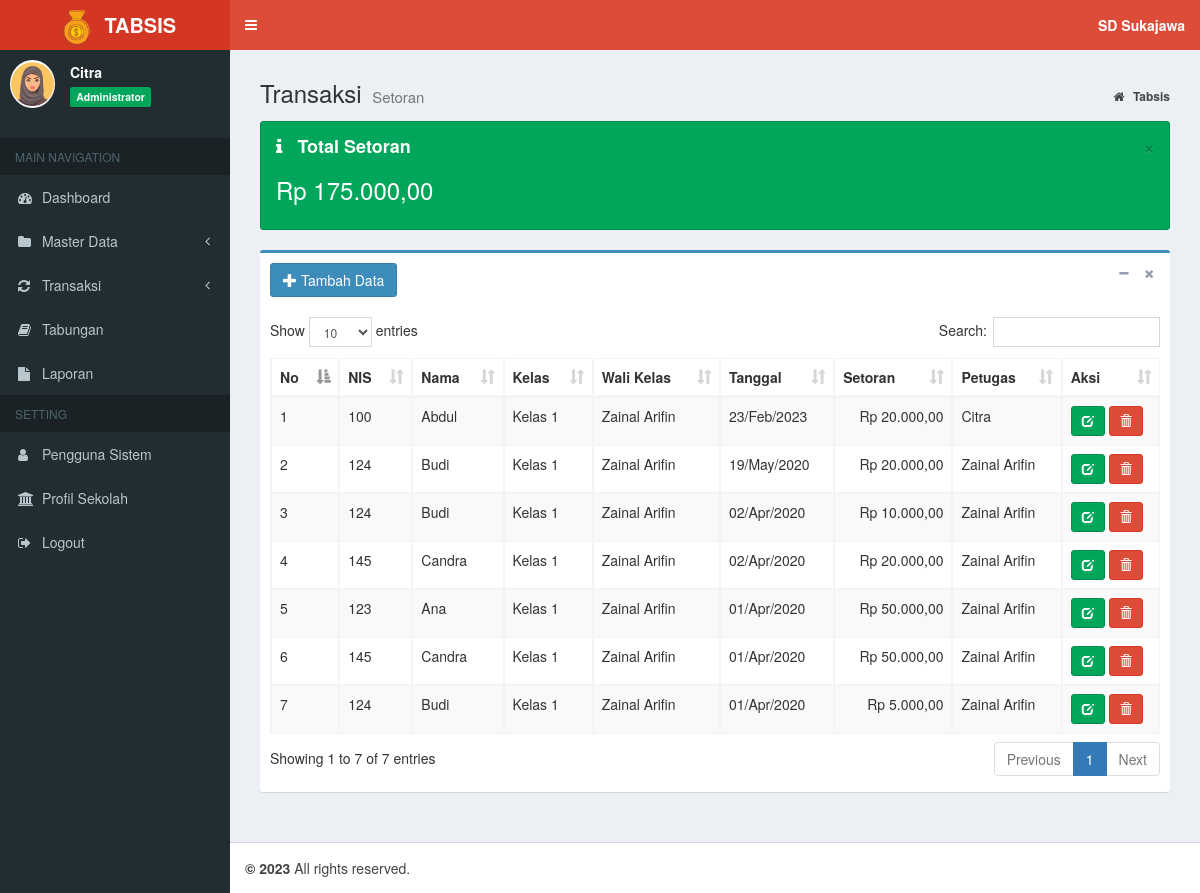
The app's page /index.php?page=data_setor (signed in) with its own data.
### tables this page shows
CREATE TABLE `tb_profil` (
  `id_profil` int(11) NOT NULL,
  `nama_sekolah` varchar(200) NOT NULL,
  `alamat` varchar(400) NOT NULL,
  `akreditasi` char(2) NOT NULL
);

CREATE TABLE `tb_siswa` (
  `nis` char(12) NOT NULL,
  `nama_siswa` varchar(40) NOT NULL,
  `jekel` enum('LK','PR') NOT NULL,
  `id_kelas` int(11) NOT NULL,
  `status` enum('Aktif','Lulus','Pindah') NOT NULL,
  `tgl_lahir` date NOT NULL
);

CREATE TABLE `tb_kelas` (
  `id_kelas` int(11) NOT NULL,
  `kelas` varchar(20) NOT NULL,
  `wl_kelas` varchar(20) NOT NULL
);

CREATE TABLE `tb_tabungan` (
  `id_tabungan` int(11) NOT NULL,
  `nis` char(12) NOT NULL,
  `setor` int(11) NOT NULL,
  `tarik` int(11) NOT NULL,
  `tgl` date NOT NULL,
  `jenis` enum('ST','TR') NOT NULL,
  `petugas` varchar(20) NOT NULL
);

### inc/rupiah.php (called while the page is built)
<?php
function rupiah($angka){
	$hasil_rupiah = "Rp " . number_format($angka,2,',','.');
	return $hasil_rupiah;
}

### petugas/setor/data_setor.php (the view, shortened to what this page needs)
<section class="content-header">
	<h1>
		Transaksi
		<small>Setoran</small>
	</h1>
	<ol class="breadcrumb">
		<li>
			<a href="index.php">
				<i class="fa fa-home"></i>
				<b>Tabsis</b>
			</a>
		</li>
	</ol>
</section>
<section class="content">
	<div class="alert alert-success alert-dismissible">
		<button type="button" class="close" data-dismiss="alert" aria-hidden="true">&times;</button>
		<h4>
			<i class="icon fa fa-info"></i> Total Setoran</h4>
		<?php
    		$sql = $koneksi->query("SELECT SUM(setor) as total  from tb_tabungan where jenis='ST'");
    		while ($data= $sql->fetch_assoc()) {
  		?>
		<h3>
			<?php echo rupiah($data['total']); }?>
		</h3>
	</div>
	<div class="box box-primary">
		<div class="box-header">
			<a href="?page=add_setor" class="btn btn-primary">
				<i class="glyphicon glyphicon-plus"></i> Tambah Data</a>
			<div class="box-tools pull-right">
				<button type="button" class="btn btn-box-tool" data-widget="collapse">
					<i class="fa fa-minus"></i>
				</button>
				<button type="button" class="btn btn-box-tool" data-widget="remove">
					<i class="fa fa-remove"></i>
				</button>
			</div>
		</div>
		<div class="box-body">
			<div class="table-responsive">
				<table id="example1" class="table table-bordered table-striped">
					<thead>
						<tr>
							<th>No</th>
							<th>NIS</th>
							<th>Nama</th>
							<th>Kelas</th>
							<th>Wali Kelas</th>
							<th>Tanggal</th>
							<th>Setoran</th>
							<th>Petugas</th>
							<th>Aksi</th>
						</tr>
					</thead>
					<tbody>
						<?php
                  $no = 1;
				  $sql = $koneksi->query("SELECT s.nis, s.nama_siswa,s.id_kelas, t.id_tabungan, t.setor, t.tgl, t.petugas, k.wl_kelas, k.kelas
				  FROM tb_siswa s
				  JOIN tb_tabungan t ON s.nis = t.nis
				  JOIN tb_kelas k ON s.id_kelas = k.id_kelas WHERE t.jenis = 'ST'
				   ORDER BY t.tgl DESC, t.id_tabungan DESC");
                  while ($data= $sql->fetch_assoc()) {
                ?>
						<tr>
							<td>
								<?php echo $no++; ?>
							</td>
							<td>
								<?php echo $data['nis']; ?>
							</td>
							<td>
								<?php echo $data['nama_siswa']; ?>
							</td>
							<td>
								<?php echo $data['kelas']; ?>
							</td>
							<td>
								<?php echo $data['wl_kelas']; ?>
							</td>
							<td>
								<?php  $tgl = $data['tgl']; echo date("d/M/Y", strtotime($tgl))?>
							</td>
							<td align="right">
								<?php echo rupiah($data['setor']); ?>
							</td>
							<td>
								<?php echo $data['petugas']; ?>
							</td>
							<td>
								<a href="?page=edit_setor&kode=<?php echo $data['id_tabungan']; ?>" title="Ubah"
								 class="btn btn-success btn-sm">
									<i class="glyphicon glyphicon-edit"></i>
								</a>
								<a href="?page=del_setor&kode=<?php echo $data['id_tabungan']; ?>" onclick="return confirm('Apakah anda yakin hapus data ini ?')"
								 title="Hapus" class="btn btn-danger btn-sm">
									<i class="glyphicon glyphicon-trash"></i>
							</td>
						</tr>
						<?php
                  }
                ?>
					</tbody>
				</table>
			</div>
		</div>
	</div>
</section>

### index.php (shortened to what this page needs)
<?php
    if (isset($_SESSION["ses_username"])==""){
		header("location: login.php");
    }else{
      $data_nama = $_SESSION["ses_nama"];
      $data_level = $_SESSION["ses_level"];
    }
    include "inc/koneksi.php";
	include "inc/rupiah.php";
	$sql = $koneksi->query("SELECT * from tb_profil");
	while ($data= $sql->fetch_assoc()) {
		$nama=$data['nama_sekolah'];
	}
?>
<!DOCTYPE html>
<html>
<head>
	<link rel="stylesheet" href="bootstrap/css/bootstrap.min.css">
	<link rel="stylesheet" href="https://cdnjs.cloudflare.com/ajax/libs/font-awesome/4.5.0/css/font-awesome.min.css">
	<link rel="stylesheet" href="https://cdnjs.cloudflare.com/ajax/libs/ionicons/2.0.1/css/ionicons.min.css">
	<link rel="stylesheet" href="plugins/datatables/dataTables.bootstrap.css">
	<link rel="stylesheet" href="plugins/select2/select2.min.css">
	<link rel="stylesheet" href="dist/css/AdminLTE.min.css">
	<link rel="stylesheet" href="dist/css/skins/_all-skins.min.css">
</head>
<body class="hold-transition skin-red sidebar-mini">
	<div class="wrapper">
		<header class="main-header">
			<a href="index.php" class="logo">
				<span class="logo-lg">
					<img src="dist/img/logo.png" width="45px">
					<b>TABSIS</b>
				</span>
			</a>
			<nav class="navbar navbar-static-top">
				<a href="#" class="sidebar-toggle" data-toggle="offcanvas" role="button">
				</a>
				<div class="navbar-custom-menu">
					<ul class="nav navbar-nav">
						<li class="dropdown messages-menu">
							<a class="dropdown-toggle" data-toggle="dropdown">
								<span>
									<b>
										<?= $nama; ?>
									</b>
								</span>
							</a>
						</li>
					</ul>
				</div>
			</nav>
		</header>
		<aside class="main-sidebar">
			<section class="sidebar">
				</<b>
				<div class="user-panel">
					<div class="pull-left image">
						<img src="dist/img/avatar.png" class="img-circle" alt="User Image">
					</div>
					<div class="pull-left info">
						<p>
							<?php echo $data_nama; ?>
						</p>
						<span class="label label-success">
							<?php echo $data_level; ?>
						</span>
					</div>
				</div>
				<ul class="sidebar-menu">
					<li class="header">MAIN NAVIGATION</li>
					<?php
          if ($data_level=="Administrator"){
        ?>
					<li class="treeview">
						<a href="?page=admin">
							<i class="fa fa-dashboard"></i>
							<span>Dashboard</span>
						</a>
					</li>
					<li class="treeview">
						<a href="#">
							<i class="fa fa-folder"></i>
							<span>Master Data</span>
							<span class="pull-right-container">
								<i class="fa fa-angle-left pull-right"></i>
							</span>
						</a>
					</li>
					<li class="treeview">
						<a href="#">
							<i class="fa fa-refresh"></i>
							<span>Transaksi</span>
							<span class="pull-right-container">
								<i class="fa fa-angle-left pull-right"></i>
							</span>
						</a>
					</li>
					<li class="treeview">
						<a href="?page=view_tabungan">
							<i class="fa fa-book"></i>
							<span>Tabungan</span>
						</a>
					</li>
					<li class="treeview">
						<a href="?page=laporan">
							<i class="fa fa-file"></i>
							<span>Laporan</span>
						</a>
					</li>
					<li class="header">SETTING</li>
					<li class="treeview">
						<a href="?page=MyApp/data_pengguna">
							<i class="fa fa-user"></i>
							<span>Pengguna Sistem</span>
						</a>
					</li>
					<li class="treeview">
						<a href="?page=MyApp/data_profil">
							<i class="fa fa-bank"></i>
							<span>Profil Sekolah</span>
						</a>
					</li>
					<?php
            }
          ?>
					<li>
						<a href="logout.php" onclick="return confirm('Anda yakin keluar dari aplikasi ?')">
							<i class="fa fa-sign-out"></i>
							<span>Logout</span>
						</a>
					</li>
			</section>
		</aside>
		<div class="content-wrapper">
			<section class="content">
				<?php
      if(isset($_GET['page'])){
          $hal = $_GET['page'];
          switch ($hal) {
              case 'data_setor':
                  include "petugas/setor/data_setor.php";
                  break;
          }
                        }
    ?>
			</section>
		</div>
		<footer class="main-footer">
			<strong> &copy;
				<a href=""></a>2023</strong> All rights reserved.
		</footer>
</body>
</html>

### records on screen
tb_profil: nama_sekolah "SD Sukajawa"
tb_siswa: nis "100", nama_siswa "Abdul", id_kelas.kelas "Kelas 1", id_kelas.wl_kelas "Zainal Arifin", tb_tabungan.tgl "23/Feb/2023", tb_tabungan.setor "Rp 20.000,00", tb_tabungan.petugas "Citra"
tb_siswa: nis "124", nama_siswa "Budi", id_kelas.kelas "Kelas 1", id_kelas.wl_kelas "Zainal Arifin", tb_tabungan.tgl "19/May/2020", tb_tabungan.setor "Rp 20.000,00", tb_tabungan.petugas "Zainal Arifin", tb_tabungan.tgl "02/Apr/2020", tb_tabungan.setor "Rp 10.000,00", tb_tabungan.tgl "01/Apr/2020", tb_tabungan.setor "Rp 5.000,00"
tb_siswa: nis "145", nama_siswa "Candra", id_kelas.kelas "Kelas 1", id_kelas.wl_kelas "Zainal Arifin", tb_tabungan.tgl "02/Apr/2020", tb_tabungan.setor "Rp 20.000,00", tb_tabungan.petugas "Zainal Arifin", tb_tabungan.tgl "01/Apr/2020", tb_tabungan.setor "Rp 50.000,00"
tb_siswa: nis "123", nama_siswa "Ana", id_kelas.kelas "Kelas 1", id_kelas.wl_kelas "Zainal Arifin", tb_tabungan.tgl "01/Apr/2020", tb_tabungan.setor "Rp 50.000,00", tb_tabungan.petugas "Zainal Arifin"

### other values on screen
$data_nama "Citra"
$data_level "Administrator"
rupiah($data['total']) "Rp 175.000,00"
